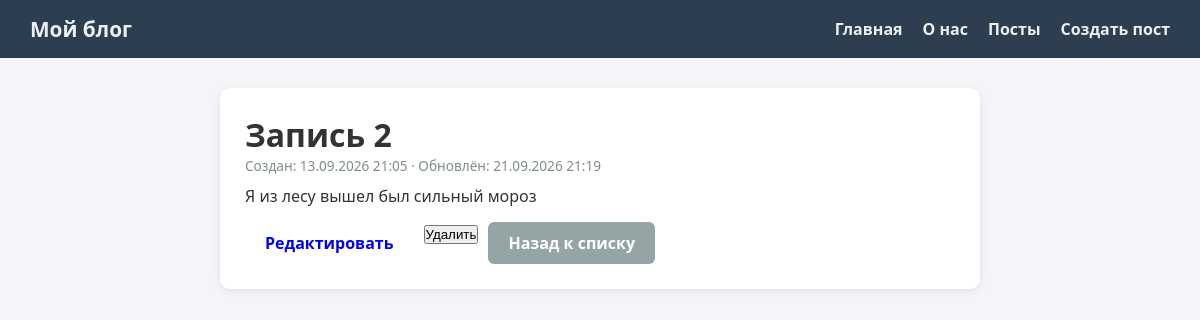
Page /posts/2/ on the committed database.
### blog/models.py (models this page shows, shortened)
class Post(models.Model):
    title = models.CharField(max_length=100, verbose_name='Заголовок')
    content = models.TextField(verbose_name='Содержание')
    created_at = models.DateTimeField(auto_now_add=True, verbose_name='Дата создания')
    updated_at = models.DateTimeField(auto_now=True, verbose_name='Дата обновления')
    class Meta:
        ordering = ['-created_at']

### blog/views.py (the view)
# urls.py: path('posts/<int:pk>/', views.PostDetailView.as_view(), name='post_detail'),
class PostDetailView(DetailView):
    model = Post
    template_name = 'blog/post_detail.html'
    context_object_name = 'post'

### blog/templates/blog/post_detail.html (shortened to what this page needs)
{% extends 'blog/base.html' %}
{% block content %}
<div class="card">
    <h1>{{ post.title }}</h1>
    <p class="meta">Создан: {{ post.created_at|date:"d.m.Y H:i" }}
       · Обновлён: {{ post.updated_at|date:"d.m.Y H:i" }}</p>
    <p class="post-content">{{ post.content|linebreaks }}</p>
    <div class="actions">
        <a href="{% url 'post_edit' post.pk %}" class="btn">Редактировать</a>
        <form action="{% url 'post_delete' post.pk %}" method="post">
            <button type="submit">Удалить</button>
        </form>
        <a class="btn btn-secondary" href="{% url 'post_list' %}">Назад к списку</a>
    </div>
</div>
{% endblock %}

### blog/templates/blog/base.html (style rules this page uses)
* { margin: 0; padding: 0; box-sizing: border-box; }
body { font-family: 'Segoe UI', Arial, sans-serif; background: #f4f4f9; color: #333; }
.card { background: #fff; border-radius: 10px; padding: 25px; margin-bottom: 20px; box-shadow: 0 2px 8px rgba(0,0,0,0.08); }
.meta { color: #7f8c8d; font-size: 0.85rem; margin-bottom: 10px; }
.btn { display: inline-block; padding: 10px 20px; border-radius: 6px; text-decoration: none; font-weight: 600; border: none; cursor: pointer; transition: background 0.2s; }
.btn-secondary { background: #95a5a6; color: #fff; }
.post-content { line-height: 1.7; }
.actions { margin-top: 15px; display: flex; gap: 10px; }

### rows in the picture
Post: title "Запись 2", created_at "13.09.2026 21:05", updated_at "21.09.2026 21:19", content "Я из лесу вышел был сильный мороз"
